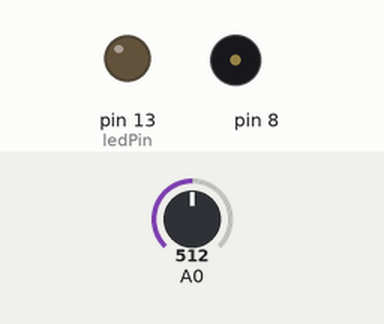
Bench run of a sketch on a simulated Arduino Uno, built with avr-gcc and run on an emulated ATmega328P. On the bench: output pins drawn as LEDs (lit = HIGH), buzzer (waves = sounding). Inputs (shaded band) come from the test bench; at power-on: A0 = 512. What the sketch prints to the serial monitor is not drawn.

Above: at 5.5 s.
Timing chart, 0 to 8.0 s (numbered marks = the images above):
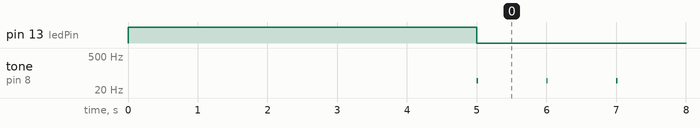

The sketch:

light-theremin.ino
```cpp
int sensorValue;
int sensorLow = 1023;
int sensorHigh = 0;
const int ledPin = 13;
unsigned long previousMillis = 0; // will store last time the light was updated
const long interval = 1000; // interval at which to check light (milliseconds)

void setup() {
  pinMode(ledPin, OUTPUT);
  digitalWrite(ledPin, HIGH);
  Serial.begin(9600);

  while (millis() < 5000) {
    sensorValue = analogRead(A0);
    if (sensorValue < sensorLow) {
      sensorLow = sensorValue;
    }
    if (sensorValue > sensorHigh) {
      sensorHigh = sensorValue;
    }
  }
  digitalWrite(ledPin, LOW);
}

void loop() {
  unsigned long currentMillis = millis();

  if (currentMillis - previousMillis >= interval) {
    // save the last time the light level was checked
    previousMillis = currentMillis;

    // Check the light level
    sensorValue = analogRead(A0);
    int pitch = map(sensorValue, sensorLow, sensorHigh, 50, 4000);
    tone(8, pitch, 20);

    if(sensorValue > 1) {
      Serial.println(sensorValue);
    }
  }
}
```

Measured:
- by itself, tone on pin 8: alternates 49 Hz for 0.02 s and silent for 0.98 s
